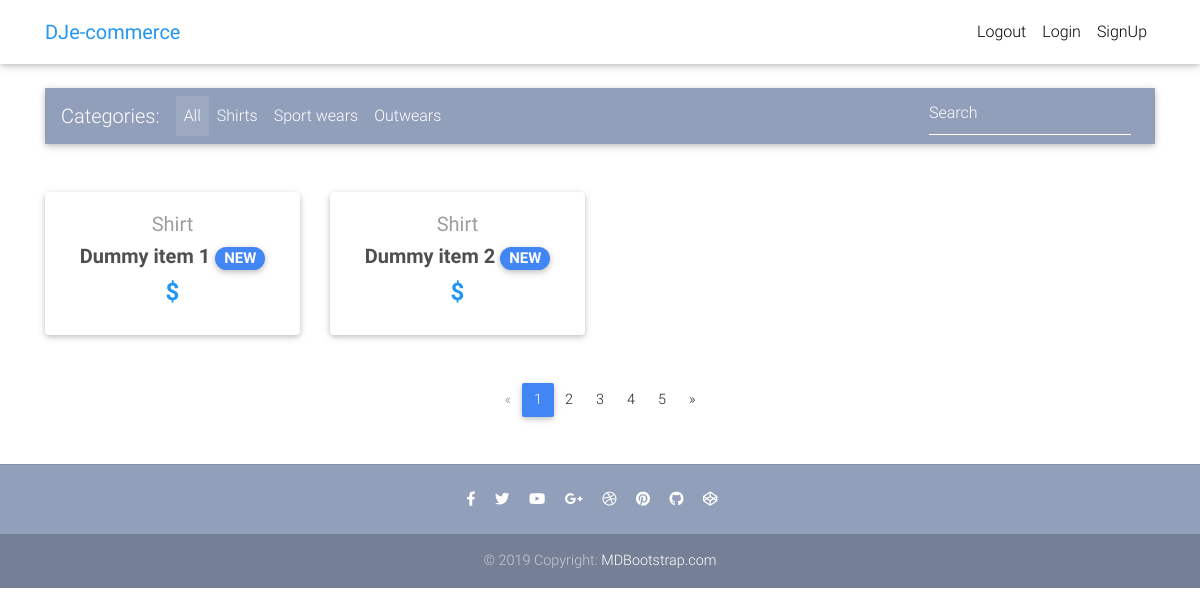
Before: / with the older database file.
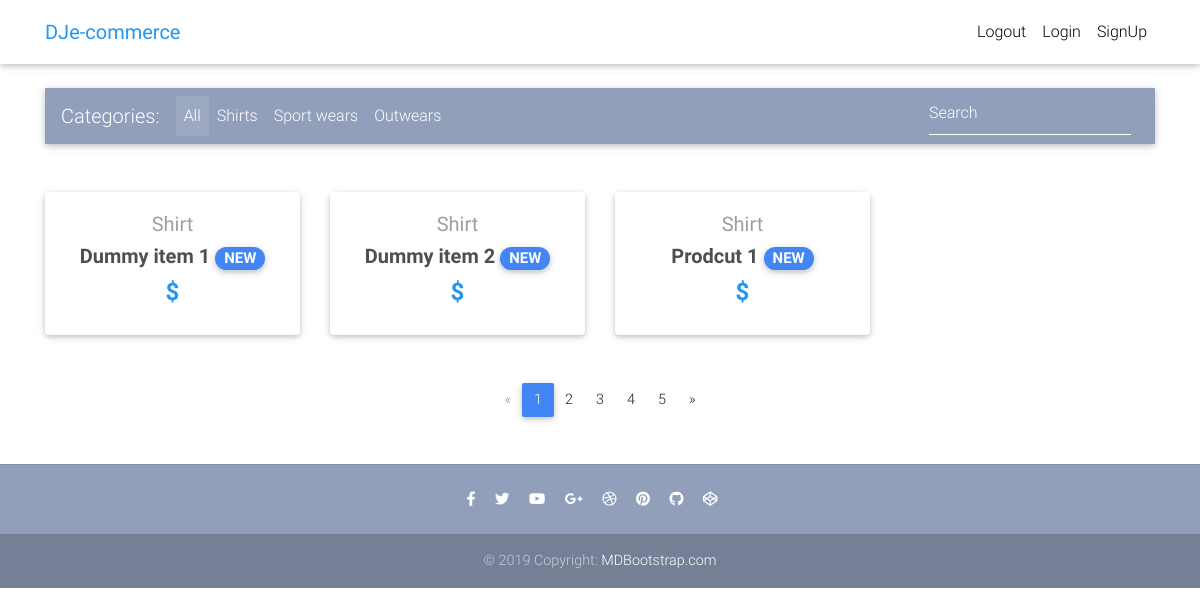
After: the same page with the newer database file.
### core/models.py (models this page shows, shortened)
class Item(models.Model):
    title = models.CharField(max_length=100)
    discount_price = models.FloatField(blank=True,null=True)
    category = models.CharField(choices=CATEGORY_CHOICES,max_length=2)
    label = models.CharField(choices=LABEL_CHOICES,max_length=1)
    slug = models.SlugField()
    description = models.TextField()
    def get_absolute_url(self):
        return reverse("core:product-detail" , kwargs={
          'slug': self.slug
        })

### core/views.py (the view)
# urls.py: path('', home, name='home'),
def home(request):
    context = {
        'items': Item.objects.all()
    }
    return render(request, template_name='home.html', context=context)

### templates/home.html (shortened to what this page needs)
{% extends "base.html" %}
{% block content %}
  <main>
    <div class="container">
      <nav class="navbar navbar-expand-lg navbar-dark mdb-color lighten-3 mt-3 mb-5">
        <span class="navbar-brand">Categories:</span>
        <div class="collapse navbar-collapse" id="basicExampleNav">
          <ul class="navbar-nav mr-auto">
            <li class="nav-item active">
              <a class="nav-link" href="#">All
              </a>
            </li>
            <li class="nav-item">
              <a class="nav-link" href="#">Shirts</a>
            </li>
            <li class="nav-item">
              <a class="nav-link" href="#">Sport wears</a>
            </li>
            <li class="nav-item">
              <a class="nav-link" href="#">Outwears</a>
            </li>
          </ul>
          <form class="form-inline">
            <div class="md-form my-0">
              <input class="form-control mr-sm-2" type="text" placeholder="Search" aria-label="Search">
            </div>
          </form>
        </div>
      </nav>
      <section class="text-center mb-4">
        <div class="row wow fadeIn">
          {% for item in items %}
          <div class="col-lg-3 col-md-6 mb-4">
            <div class="card">
              <div class="card-body text-center">
                <a href="" class="grey-text">
                  <h5>{{ item.get_category_display }}</h5>
                </a>
                <h5>
                  <strong>
                    <a href="{{ item.get_absolute_url }}" class="dark-grey-text">{{ item.title }}
                      <span class="badge badge-pill {{ item.get_label_display }}-color">NEW</span>
                    </a>
                  </strong>
                </h5>
                <h4 class="font-weight-bold blue-text">
                  <strong>$
                  </strong>
                </h4>
              </div>
            </div>
          </div>
          {% endfor %}
        </div>
      </section>
      <nav class="d-flex justify-content-center wow fadeIn">
        <ul class="pagination pg-blue">
          <li class="page-item disabled">
            <a class="page-link" href="#" aria-label="Previous">
              <span aria-hidden="true">&laquo;</span>
            </a>
          </li>
          <li class="page-item active">
            <a class="page-link" href="#">1
            </a>
          </li>
          <li class="page-item">
            <a class="page-link" href="#">2</a>
          </li>
          <li class="page-item">
            <a class="page-link" href="#">3</a>
          </li>
          <li class="page-item">
            <a class="page-link" href="#">4</a>
          </li>
          <li class="page-item">
            <a class="page-link" href="#">5</a>
          </li>
          <li class="page-item">
            <a class="page-link" href="#" aria-label="Next">
              <span aria-hidden="true">&raquo;</span>
            </a>
          </li>
        </ul>
      </nav>
    </div>
  </main>
{% endblock content %}

### templates/base.html (shortened to what this page needs)
{% load static %}
<!DOCTYPE html>
<html lang="en">
<head>
  <link rel="stylesheet" href="https://use.fontawesome.com/releases/v5.8.1/css/all.css">
  <link href="{% static 'css/bootstrap.min.css' %}" rel="stylesheet">
  <link href="{% static 'css/mdb.min.css' %}" rel="stylesheet">
  <link href="{% static 'css/style.min.css' %}" rel="stylesheet">
</head>
{% include "navbar.html" %}
<body>
<div class="mt-5 pt-4" >
</div>
    {% block content %}
    {% endblock content %}
    {% include "footer.html" %}
</body>
</html>

### templates/navbar.html (shortened to what this page needs)
<nav class="navbar fixed-top navbar-expand-lg navbar-light white scrolling-navbar">
    <div class="container">
      <a class="navbar-brand waves-effect" href="/">
        <strong class="blue-text">DJe-commerce</strong>
      </a>
      <div class="collapse navbar-collapse" id="navbarSupportedContent">
        <ul class="navbar-nav nav-flex-icons">
          {% if request.user.is_authenticated %}
          <li class="nav-item">
            <a class="nav-link waves-effect">
              <span class="badge red z-depth-1 mr-1"> 1 </span>
              <i class="fas fa-shopping-cart"></i>
              <span class="clearfix d-none d-sm-inline-block"> Cart </span>
            </a>
          </li>
          {% else %}
          <li class="nav-item">
            <a class="nav-link waves-effect" href="{% url 'account_logout' %}">
              <span class="clearfix d-none d-sm-inline-block"> Logout </span>
            </a>
          </li>
          <li class="nav-item">
            <a class="nav-link waves-effect" href="{% url 'account_login' %}">
              <span class="clearfix d-none d-sm-inline-block"> Login </span>
            </a>
          </li>
          <li class="nav-item">
            <a class="nav-link waves-effect" href="{% url 'account_signup' %}">
              <span class="clearfix d-none d-sm-inline-block"> SignUp </span>
            </a>
          </li>
          {% endif %}
        </ul>
      </div>
    </div>
  </nav>

### templates/footer.html
<footer class="page-footer text-center font-small mt-4 wow fadeIn">
   <hr class="my-4">
    <div class="pb-4">
      <a href="https://www.facebook.com/mdbootstrap" target="_blank">
        <i class="fab fa-facebook-f mr-3"></i>
      </a>
      <a href="https://twitter.com/MDBootstrap" target="_blank">
        <i class="fab fa-twitter mr-3"></i>
      </a>
      <a href="https://www.youtube.com/watch?v=7MUISDJ5ZZ4" target="_blank">
        <i class="fab fa-youtube mr-3"></i>
      </a>
      <a href="https://plus.google.com/u/0/b/107863090883699620484" target="_blank">
        <i class="fab fa-google-plus-g mr-3"></i>
      </a>
      <a href="https://dribbble.com/mdbootstrap" target="_blank">
        <i class="fab fa-dribbble mr-3"></i>
      </a>
      <a href="https://pinterest.com/mdbootstrap" target="_blank">
        <i class="fab fa-pinterest mr-3"></i>
      </a>
      <a href="https://github.com/mdbootstrap/bootstrap-material-design" target="_blank">
        <i class="fab fa-github mr-3"></i>
      </a>
      <a href="http://codepen.io/mdbootstrap/" target="_blank">
        <i class="fab fa-codepen mr-3"></i>
      </a>
    </div>
    <div class="footer-copyright py-3">
      © 2019 Copyright:
      <a href="https://mdbootstrap.com/education/bootstrap/" target="_blank"> MDBootstrap.com </a>
    </div>
  </footer>

### templates/scripts.html (shortened to what this page needs)
{% load static %}

### templates/base.html (style rules this page uses)
html, body, header, .carousel { height: 60vh; }

Changed rows visible on the page:
added Item: category "Shirt", title "Prodcut 1"
